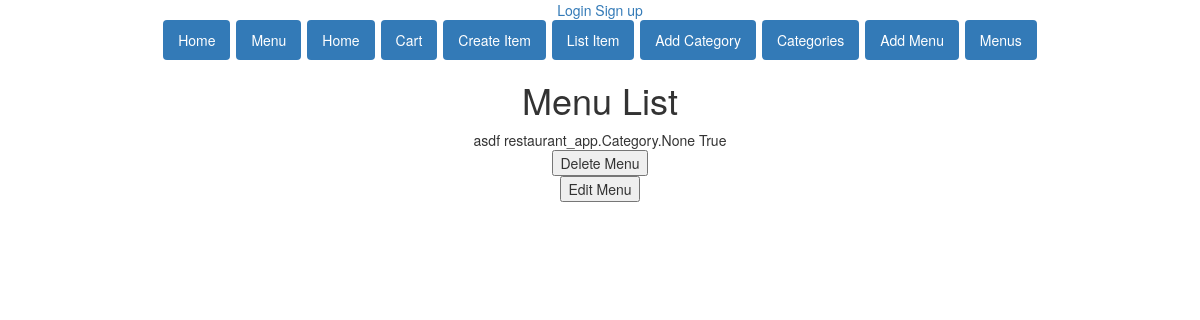
/menu_list/, run on the app's committed database.
### restaurant_app/models.py (models this page shows, shortened)
class Menu(models.Model):
    categories = models.ManyToManyField(Category)
    display = models.BooleanField()
    timestamp = models.DateTimeField(auto_now_add=True)
    name = models.CharField(max_length=30)

### restaurant_app/views.py (the view)
# urls.py: url(r'^menu_list/', MenuListView.as_view(template="menu_list.html"), name="menu_list"),
class MenuListView(ListView):
    model = Menu
    template = "menu_list.html"

### restaurant_app/templates/restaurant_app/menu_list.html (shortened to what this page needs)
{% extends 'base.html' %}
{% block body %}
    <h1>Menu List</h1>
{% for menu in object_list %}
    <div>{{ menu.name }} {{menu.categories}} {{menu.display}}
    <form method="POST" action="{% url 'restaurant_app:delete_menu' menu.id %}">
        <button type="submit">Delete Menu</button>
    </form>
    <form method="get" action="{% url 'restaurant_app:update_menu' menu.id %}">
        <button type="submit">Edit Menu</button>
    </form>
    {% endfor %}
    </div>
{% endblock %}

### data on the page
Menu: name "asdf", categories "restaurant_app.Category.None", display "True"
